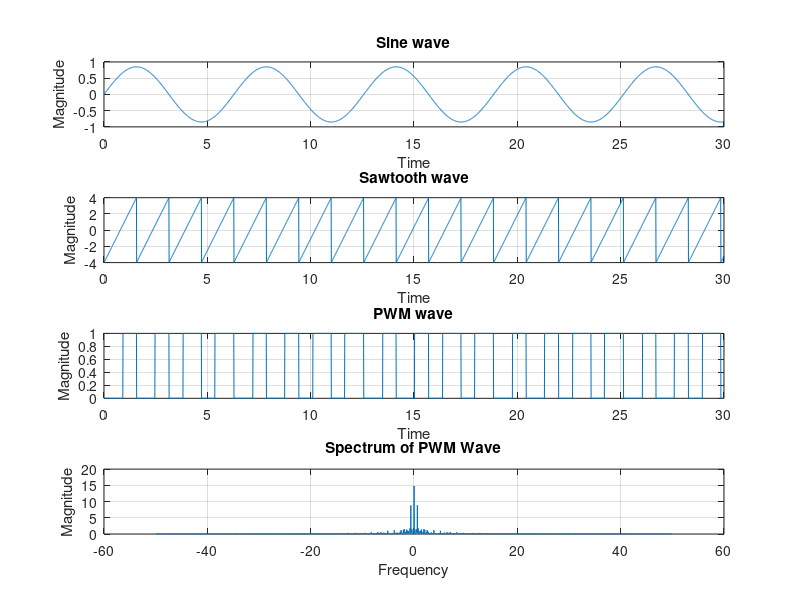

MATLAB code for this plot:
ts = 0.01;
tmax = 30;
Am = 0.85;
Ac = 4;
t = 0:ts:tmax;
x = Am*sin(t);
subplot(4,1,1)
plot(t,x)
xlabel('Time')
ylabel('Magnitude')
title('Sine wave')
grid on;
y = Ac*sawtooth(4*t);
subplot(4,1,2)
plot(t,y)
xlabel('Time')
ylabel('Magnitude')
title('Sawtooth wave')
grid on;
pwm = [];
for i=1:(tmax/ts)+1
    if(y(i)>x(i))
        pwm(i) = 1;
    else
        pwm(i) = 0;
    end
end
subplot(4,1,3)
plot(t,pwm)
xlabel('Time')
ylabel('Magnitude')
title('PWM wave')
grid on;
fs = 1/ts;
freq1 = ts*fftshift(abs(fft(pwm)));
f = ((-fs/2)+fs/length(freq1)):fs/length(freq1):fs/2;
subplot(4,1,4)
plot(f,freq1)
xlabel('Frequency')
ylabel('Magnitude')
title('Spectrum of PWM Wave')
grid on;